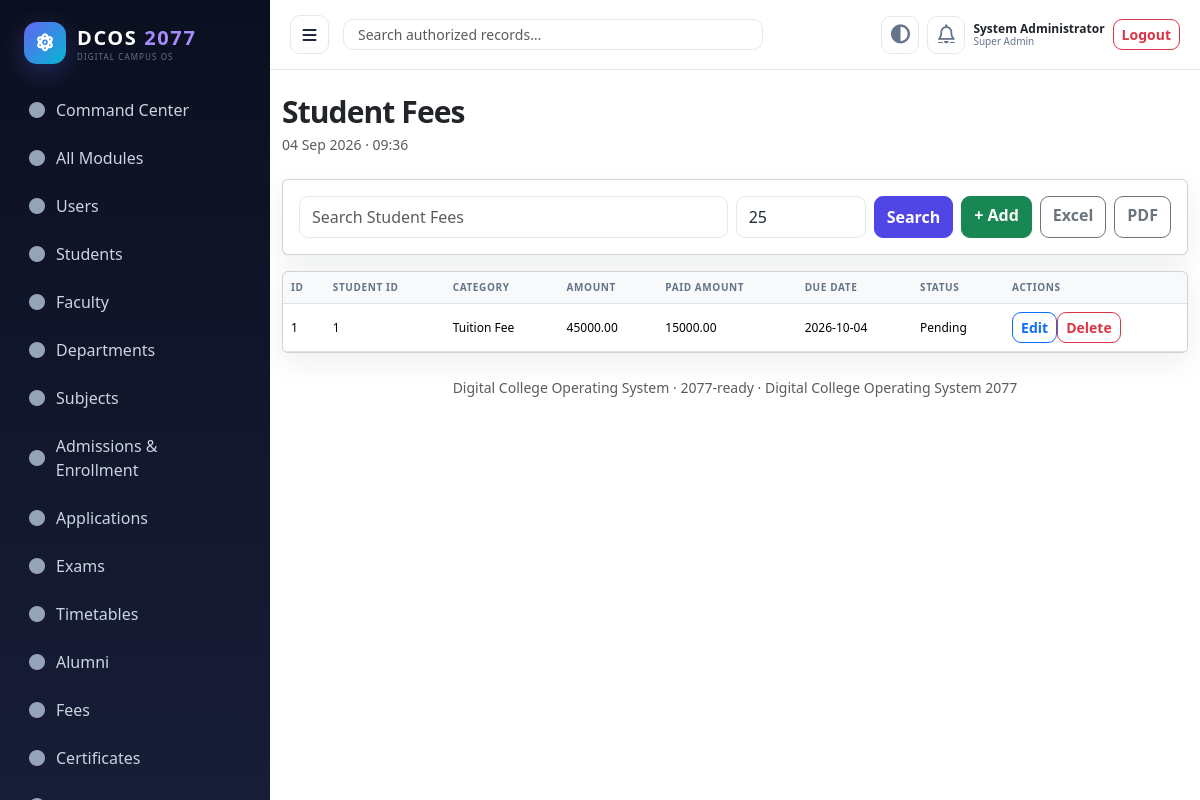
Page /admin/entity.php?e=fees (signed in) on the committed database.
### tables this page shows
CREATE TABLE student_fees(id INT AUTO_INCREMENT PRIMARY KEY,student_id INT,fee_structure_id INT,category VARCHAR(100),amount DECIMAL(12,2),discount DECIMAL(12,2) DEFAULT 0,paid_amount DECIMAL(12,2) DEFAULT 0,due_date DATE,status VARCHAR(30) DEFAULT 'Pending',FOREIGN KEY(student_id) REFERENCES students(id),FOREIGN KEY(fee_structure_id) REFERENCES fee_structures(id));

### helpers/security.php (called while the page is built, shortened)
<?php
function e($v){return htmlspecialchars((string)$v,ENT_QUOTES,'UTF-8');}

### services/CrudService.php (called while the page is built, shortened)
<?php
class CrudService{
 public static function safeTable($table){$m=entity_map();if(!isset($m[$table]))throw new InvalidArgumentException('Unknown entity');return $m[$table];}
 public static function list($table,$search='',$limit=25,$offset=0){$m=self::safeTable($table);$cols=implode(',',array_map(fn($x)=>'`'.$x.'`',$m['columns']));$sql="SELECT {$cols} FROM `{$m['table']}`";$where=[];$args=[];if(!empty($m['soft_delete']))$where[]='deleted_at IS NULL';if($search&&!empty($m['search'])){$p=[];foreach($m['search'] as $c){$p[]="`{$c}` LIKE ?";$args[]='%'.$search.'%';}$where[]='('.implode(' OR ',$p).')';}if($where)$sql.=' WHERE '.implode(' AND ',$where);$sql.=' ORDER BY `'.$m['order_by'].'` DESC LIMIT '.(int)$limit.' OFFSET '.(int)$offset;$q=db()->prepare($sql);$q->execute($args);return $q->fetchAll();}
}
function entity_map(){if(!isset($GLOBALS['ENTITY_MAP']))$GLOBALS['ENTITY_MAP']=require __DIR__.'/../admin/entity_map.php';return $GLOBALS['ENTITY_MAP'];}

### config/database.php (called while the page is built)
<?php
function db(): PDO {
    static $pdo=null; if ($pdo) return $pdo;
    $host=getenv('CMS_DB_HOST') ?: '127.0.0.1'; $name=getenv('CMS_DB_NAME') ?: 'college_management';
    $user=getenv('CMS_DB_USER') ?: 'root'; $pass=getenv('CMS_DB_PASS') ?: '';
    $dsn="mysql:host={$host};dbname={$name};charset=utf8mb4";
    $pdo=new PDO($dsn,$user,$pass,[PDO::ATTR_ERRMODE=>PDO::ERRMODE_EXCEPTION,PDO::ATTR_DEFAULT_FETCH_MODE=>PDO::FETCH_ASSOC,PDO::ATTR_EMULATE_PREPARES=>false]);
    return $pdo;
}

### admin/entity.php (the view, shortened to what this page needs)
<?php
$ENTITY_MAP=require __DIR__.'/entity_map.php';$GLOBALS['ENTITY_MAP']=$ENTITY_MAP;
$e=$_GET['e']??'students';if(!isset($ENTITY_MAP[$e])){http_response_code(404);exit('Unknown entity');}
$meta=$ENTITY_MAP[$e];$meta['has_id']=$meta['has_id']??in_array('id',$meta['columns'],true);$meta['read_only']=$meta['read_only']??false;require_perm($meta['perm']);
$search=trim($_GET['q']??'');$page=max(1,(int)($_GET['page']??1));$limit=min(100,max(5,(int)($_GET['limit']??25)));$rows=CrudService::list($e,$search,$limit,($page-1)*$limit);$total=CrudService::count($e,$search);
?>
<div class="card p-3 mb-3"><div class="d-flex flex-wrap gap-2"><form class="d-flex gap-2 flex-grow-1"><input type="hidden" name="e" value="<?=e($e)?>"><input class="form-control" name="q" value="<?=e($search)?>" placeholder="Search <?=e($meta['label'])?>"><select name="limit" class="form-select" style="max-width:130px"><option>25</option><option value="50" <?=($limit===50?'selected':'')?>>50</option><option value="100" <?=($limit===100?'selected':'')?>>100</option></select><button class="btn btn-primary">Search</button></form><?php if(!$meta['read_only']):?><a class="btn btn-success" href="create.php?e=<?=urlencode($e)?>">+ Add</a><?php endif;?><a class="btn btn-outline-secondary" href="../reports/export.php?e=<?=urlencode($e)?>&format=xls">Excel</a><a class="btn btn-outline-secondary" href="../reports/export.php?e=<?=urlencode($e)?>&format=pdf">PDF</a></div></div>
<div class="table-responsive card"><table class="table align-middle mb-0"><thead><tr><?php foreach($meta['columns'] as $c):?><th><?=e(ucwords(str_replace('_',' ',$c)))?></th><?php endforeach;?><th>Actions</th></tr></thead><tbody>
<?php foreach($rows as $r):?><tr><?php foreach($meta['columns'] as $c):?><td><?=e($r[$c]??'')?></td><?php endforeach;?><td class="text-nowrap"><?php if(!$meta['read_only'] && $meta['has_id']):?><a class="btn btn-sm btn-outline-primary" href="create.php?e=<?=urlencode($e)?>&id=<?=e($r['id'])?>">Edit</a><form method="post" action="delete.php" class="d-inline"><input type="hidden" name="csrf" value="<?=e(csrf_token())?>"><input type="hidden" name="e" value="<?=e($e)?>"><input type="hidden" name="id" value="<?=e($r['id'])?>"><button class="btn btn-sm btn-outline-danger" onclick="return confirm('Delete this record?')">Delete</button></form><?php else: ?><span class="text-muted">View</span><?php endif;?></td></tr><?php endforeach;?>
<?php if(!$rows):?><tr><td colspan="99" class="text-center py-5 text-muted">No records found.</td></tr><?php endif;?></tbody></table></div>

### assets/css/app.css (style rules this page uses)
:root { --primary:#4f46e5;--primary2:#6366f1;--secondary:#0ea5e9;--success:#10b981;--warning:#f59e0b;--danger:#ef4444;--info:#06b6d4;--bg:#f8fafc;--panel:#fff;--ink:#1e293b;--muted:#64748b;--line:#e2e8f0;--dark:#0f172a;--sidebar:#0b1020;--sidebar2:#171d36;--radius:14px;--shadow:0 10px 30px rgba(15,23,42,.07);--shadow-lg:0 24px 70px rgba(15,23,42,.15) }
* { box-sizing:border-box }
html { scroll-behavior:smooth }
body { margin:0;background:var(--bg);color:var(--ink);font-family:Inter,ui-sans-serif,system-ui,-apple-system,BlinkMacSystemFont,"Segoe UI",Roboto,Arial,sans-serif;font-size:14px;line-height:1.55 }
a { color:inherit;text-decoration:none }
button,input,select,textarea { font:inherit }
.card { border:1px solid var(--line);box-shadow:var(--shadow);border-radius:var(--radius);background:var(--panel) }
.table thead th { font-size:10px;text-transform:uppercase;letter-spacing:.06em;color:var(--muted);background:rgba(148,163,184,.07);white-space:nowrap }
.table tbody td { font-size:12px;vertical-align:middle }
.btn { border-radius:9px!important;font-weight:600!important }
.btn-primary { background:var(--primary)!important;border-color:var(--primary)!important }
.form-control,.form-select { border:1px solid var(--line)!important;border-radius:9px!important;background:var(--panel)!important;color:var(--ink)!important;min-height:42px }

### rows in the picture
student_fees: id "1", student "1", category "Tuition Fee", amount "45000.00", paid_amount "15000.00", due_date "2026-10-04", status "Pending"

### other values in the picture
$label "Command Center"
$label "All Modules"
$label "Users"
$label "Students"
$label "Faculty"
$label "Departments"
$label "Subjects"
$label "Admissions & Enrollment"
$label "Applications"
$label "Exams"
$label "Timetables"
$label "Alumni"
$label "Fees"
$label "Certificates"
$u['name'] "System Administrator"
